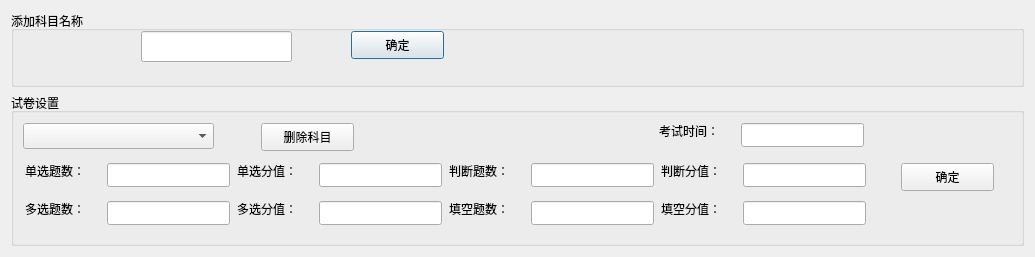
<?xml version="1.0" encoding="UTF-8"?>
<ui version="4.0">
 <class>Dialog</class>
 <widget class="QDialog" name="Dialog">
  <property name="geometry">
   <rect>
    <x>0</x>
    <y>0</y>
    <width>1035</width>
    <height>257</height>
   </rect>
  </property>
  <property name="minimumSize">
   <size>
    <width>1035</width>
    <height>257</height>
   </size>
  </property>
  <property name="maximumSize">
   <size>
    <width>1035</width>
    <height>257</height>
   </size>
  </property>
  <property name="windowTitle">
   <string>Dialog</string>
  </property>
  <layout class="QVBoxLayout" name="verticalLayout">
   <item>
    <widget class="QGroupBox" name="groupBox">
     <property name="sizePolicy">
      <sizepolicy hsizetype="Preferred" vsizetype="Preferred">
       <horstretch>0</horstretch>
       <verstretch>1</verstretch>
      </sizepolicy>
     </property>
     <property name="title">
      <string>添加科目名称</string>
     </property>
     <widget class="QLineEdit" name="lineEdit">
      <property name="geometry">
       <rect>
        <x>130</x>
        <y>20</y>
        <width>151</width>
        <height>31</height>
       </rect>
      </property>
     </widget>
     <widget class="QPushButton" name="pushButton">
      <property name="geometry">
       <rect>
        <x>340</x>
        <y>20</y>
        <width>93</width>
        <height>28</height>
       </rect>
      </property>
      <property name="text">
       <string>确定</string>
      </property>
     </widget>
    </widget>
   </item>
   <item>
    <widget class="QGroupBox" name="groupBox_2">
     <property name="sizePolicy">
      <sizepolicy hsizetype="Preferred" vsizetype="Preferred">
       <horstretch>0</horstretch>
       <verstretch>2</verstretch>
      </sizepolicy>
     </property>
     <property name="title">
      <string>试卷设置</string>
     </property>
     <widget class="QLabel" name="label">
      <property name="geometry">
       <rect>
        <x>14</x>
        <y>70</y>
        <width>75</width>
        <height>16</height>
       </rect>
      </property>
      <property name="text">
       <string>单选题数：</string>
      </property>
     </widget>
     <widget class="QLineEdit" name="lineEdit_2">
      <property name="geometry">
       <rect>
        <x>96</x>
        <y>70</y>
        <width>123</width>
        <height>24</height>
       </rect>
      </property>
     </widget>
     <widget class="QLabel" name="label_2">
      <property name="geometry">
       <rect>
        <x>226</x>
        <y>70</y>
        <width>75</width>
        <height>16</height>
       </rect>
      </property>
      <property name="text">
       <string>单选分值：</string>
      </property>
     </widget>
     <widget class="QLineEdit" name="lineEdit_3">
      <property name="geometry">
       <rect>
        <x>308</x>
        <y>70</y>
        <width>123</width>
        <height>24</height>
       </rect>
      </property>
     </widget>
     <widget class="QLabel" name="label_5">
      <property name="geometry">
       <rect>
        <x>438</x>
        <y>70</y>
        <width>75</width>
        <height>16</height>
       </rect>
      </property>
      <property name="text">
       <string>判断题数：</string>
      </property>
     </widget>
     <widget class="QLineEdit" name="lineEdit_8">
      <property name="geometry">
       <rect>
        <x>520</x>
        <y>70</y>
        <width>123</width>
        <height>24</height>
       </rect>
      </property>
      <property name="text">
       <string/>
      </property>
     </widget>
     <widget class="QLabel" name="label_8">
      <property name="geometry">
       <rect>
        <x>650</x>
        <y>70</y>
        <width>75</width>
        <height>16</height>
       </rect>
      </property>
      <property name="text">
       <string>判断分值：</string>
      </property>
     </widget>
     <widget class="QLineEdit" name="lineEdit_7">
      <property name="geometry">
       <rect>
        <x>732</x>
        <y>70</y>
        <width>123</width>
        <height>24</height>
       </rect>
      </property>
     </widget>
     <widget class="QComboBox" name="comboBox">
      <property name="geometry">
       <rect>
        <x>12</x>
        <y>30</y>
        <width>191</width>
        <height>26</height>
       </rect>
      </property>
      <property name="font">
       <font>
        <pointsize>12</pointsize>
       </font>
      </property>
     </widget>
     <widget class="QPushButton" name="pushButton_2">
      <property name="geometry">
       <rect>
        <x>890</x>
        <y>70</y>
        <width>93</width>
        <height>28</height>
       </rect>
      </property>
      <property name="text">
       <string>确定</string>
      </property>
     </widget>
     <widget class="QLabel" name="label_3">
      <property name="geometry">
       <rect>
        <x>14</x>
        <y>108</y>
        <width>75</width>
        <height>16</height>
       </rect>
      </property>
      <property name="text">
       <string>多选题数：</string>
      </property>
     </widget>
     <widget class="QLineEdit" name="lineEdit_5">
      <property name="geometry">
       <rect>
        <x>96</x>
        <y>108</y>
        <width>123</width>
        <height>24</height>
       </rect>
      </property>
     </widget>
     <widget class="QLabel" name="label_4">
      <property name="geometry">
       <rect>
        <x>226</x>
        <y>108</y>
        <width>75</width>
        <height>16</height>
       </rect>
      </property>
      <property name="text">
       <string>多选分值：</string>
      </property>
     </widget>
     <widget class="QLineEdit" name="lineEdit_4">
      <property name="geometry">
       <rect>
        <x>308</x>
        <y>108</y>
        <width>123</width>
        <height>24</height>
       </rect>
      </property>
     </widget>
     <widget class="QLabel" name="label_7">
      <property name="geometry">
       <rect>
        <x>438</x>
        <y>108</y>
        <width>75</width>
        <height>16</height>
       </rect>
      </property>
      <property name="text">
       <string>填空题数：</string>
      </property>
     </widget>
     <widget class="QLineEdit" name="lineEdit_6">
      <property name="geometry">
       <rect>
        <x>520</x>
        <y>108</y>
        <width>123</width>
        <height>24</height>
       </rect>
      </property>
     </widget>
     <widget class="QLabel" name="label_6">
      <property name="geometry">
       <rect>
        <x>650</x>
        <y>108</y>
        <width>75</width>
        <height>16</height>
       </rect>
      </property>
      <property name="text">
       <string>填空分值：</string>
      </property>
     </widget>
     <widget class="QLineEdit" name="lineEdit_9">
      <property name="geometry">
       <rect>
        <x>732</x>
        <y>108</y>
        <width>123</width>
        <height>24</height>
       </rect>
      </property>
     </widget>
     <widget class="QPushButton" name="pushButton_3">
      <property name="geometry">
       <rect>
        <x>250</x>
        <y>30</y>
        <width>93</width>
        <height>28</height>
       </rect>
      </property>
      <property name="text">
       <string>删除科目</string>
      </property>
     </widget>
     <widget class="QLabel" name="label_9">
      <property name="geometry">
       <rect>
        <x>648</x>
        <y>30</y>
        <width>75</width>
        <height>16</height>
       </rect>
      </property>
      <property name="text">
       <string>考试时间：</string>
      </property>
     </widget>
     <widget class="QLineEdit" name="lineEdit_10">
      <property name="geometry">
       <rect>
        <x>730</x>
        <y>30</y>
        <width>123</width>
        <height>24</height>
       </rect>
      </property>
     </widget>
    </widget>
   </item>
  </layout>
 </widget>
 <resources/>
 <connections/>
</ui>
